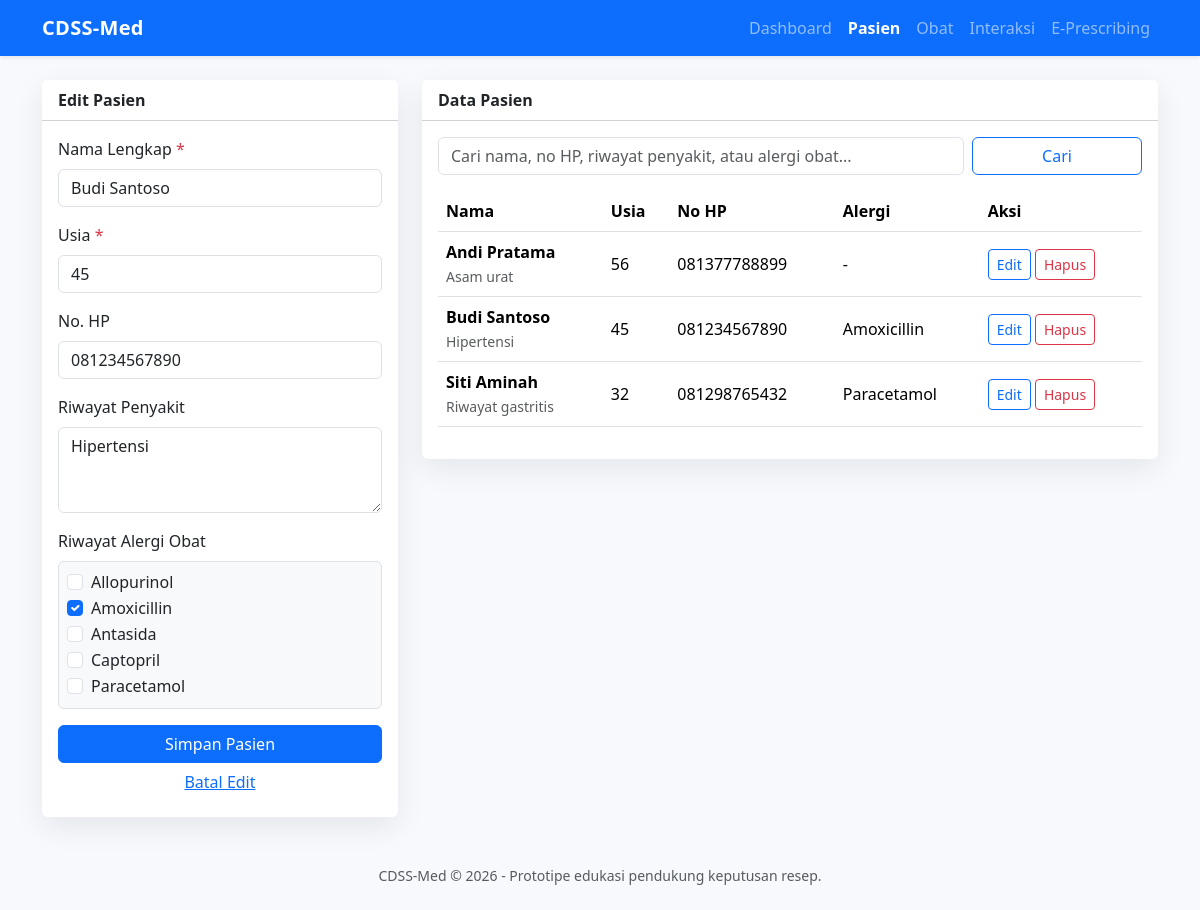
/pasien.php?edit=1, run on the app's committed database.
### tables this page shows
CREATE TABLE pasien (
    id INT AUTO_INCREMENT PRIMARY KEY,
    nama_lengkap VARCHAR(120) NOT NULL,
    usia INT NOT NULL,
    no_hp VARCHAR(25) NULL,
    riwayat_penyakit TEXT NULL,
    created_at TIMESTAMP DEFAULT CURRENT_TIMESTAMP
);

CREATE TABLE obat (
    id INT AUTO_INCREMENT PRIMARY KEY,
    nama_obat VARCHAR(120) NOT NULL UNIQUE,
    kategori VARCHAR(80) NULL,
    harga DECIMAL(12,2) NOT NULL DEFAULT 0,
    created_at TIMESTAMP DEFAULT CURRENT_TIMESTAMP
);

### koneksi.php (called while the page is built, shortened)
<?php
function e(?string $value): string
{
    return htmlspecialchars((string) $value, ENT_QUOTES, 'UTF-8');
}

### pasien.php (the view, shortened to what this page needs)
<?php
require_once 'koneksi.php';
$edit = null;
$selectedAlergi = array();
if (isset($_GET['edit'])) {
    $stmt = $pdo->prepare('SELECT * FROM pasien WHERE id = ?');
    $stmt->execute(array((int) $_GET['edit']));
    $edit = $stmt->fetch();
    if ($edit) {
        $stmt = $pdo->prepare('SELECT obat_id FROM alergi_pasien WHERE pasien_id = ?');
        $stmt->execute(array((int) $edit['id']));
        $selectedAlergi = array_map('intval', $stmt->fetchAll(PDO::FETCH_COLUMN));
    }
}
$q = isset($_GET['q']) ? trim($_GET['q']) : '';
$obatList = $pdo->query('SELECT * FROM obat ORDER BY nama_obat')->fetchAll();
$pasienSql = "SELECT p.*, GROUP_CONCAT(o.nama_obat ORDER BY o.nama_obat SEPARATOR ', ') AS daftar_alergi
     FROM pasien p
     LEFT JOIN alergi_pasien ap ON ap.pasien_id = p.id
     LEFT JOIN obat o ON o.id = ap.obat_id
     GROUP BY p.id";
$pasienParams = array();
$pasienSql .= ' ORDER BY p.nama_lengkap';
$stmtPasien = $pdo->prepare($pasienSql);
$stmtPasien->execute($pasienParams);
$pasienList = $stmtPasien->fetchAll();
require 'header.php';
?>
<div class="row g-4">
    <div class="col-lg-4">
        <div class="card">
            <div class="card-header bg-white fw-semibold"><?= $edit ? 'Edit Pasien' : 'Tambah Pasien'; ?></div>
            <div class="card-body">
                <form method="post">
                    <div class="mb-3">
                        <label class="form-label required">Nama Lengkap</label>
                        <input type="text" name="nama_lengkap" class="form-control" value="<?= e(isset($edit['nama_lengkap']) ? $edit['nama_lengkap'] : ''); ?>" required>
                    </div>
                    <div class="mb-3">
                        <label class="form-label required">Usia</label>
                        <input type="number" name="usia" class="form-control" min="1" value="<?= e(isset($edit['usia']) ? $edit['usia'] : ''); ?>" required>
                    </div>
                    <div class="mb-3">
                        <label class="form-label">No. HP</label>
                        <input type="text" name="no_hp" class="form-control" value="<?= e(isset($edit['no_hp']) ? $edit['no_hp'] : ''); ?>">
                    </div>
                    <div class="mb-3">
                        <label class="form-label">Riwayat Penyakit</label>
                        <textarea name="riwayat_penyakit" class="form-control" rows="3"><?= e(isset($edit['riwayat_penyakit']) ? $edit['riwayat_penyakit'] : ''); ?></textarea>
                    </div>
                    <div class="mb-3">
                        <label class="form-label">Riwayat Alergi Obat</label>
                        <div class="border rounded p-2 bg-light" style="max-height: 180px; overflow:auto;">
                            <?php foreach ($obatList as $obat): ?>
                                <div class="form-check">
                                    <input class="form-check-input" type="checkbox" name="alergi_obat[]" value="<?= e($obat['id']); ?>" id="alergi<?= e($obat['id']); ?>" <?= in_array((int) $obat['id'], $selectedAlergi, true) ? 'checked' : ''; ?>>
                                    <label class="form-check-label" for="alergi<?= e($obat['id']); ?>"><?= e($obat['nama_obat']); ?></label>
                                </div>
                            <?php endforeach; ?>
                        </div>
                    </div>
                    <button class="btn btn-primary w-100" type="submit">Simpan Pasien</button>
                    <?php if ($edit): ?><a class="btn btn-link w-100" href="pasien.php">Batal Edit</a><?php endif; ?>
                </form>
            </div>
        </div>
    </div>
    <div class="col-lg-8">
        <div class="card">
            <div class="card-header bg-white fw-semibold">Data Pasien</div>
            <div class="card-body">
                <form method="get" class="row g-2 mb-3">
                    <div class="col-md-9">
                        <input type="text" name="q" class="form-control" value="<?= e($q); ?>" placeholder="Cari nama, no HP, riwayat penyakit, atau alergi obat...">
                    </div>
                    <div class="col-md-3 d-flex gap-2">
                        <button class="btn btn-outline-primary flex-fill" type="submit">Cari</button>
                    </div>
                </form>
                <div class="table-responsive">
                <table class="table table-hover align-middle">
                    <thead><tr><th>Nama</th><th>Usia</th><th>No HP</th><th>Alergi</th><th>Aksi</th></tr></thead>
                    <tbody>
                    <?php foreach ($pasienList as $pasien): ?>
                        <tr>
                            <td><strong><?= e($pasien['nama_lengkap']); ?></strong><br><span class="small text-muted"><?= e($pasien['riwayat_penyakit']); ?></span></td>
                            <td><?= e($pasien['usia']); ?></td>
                            <td><?= e($pasien['no_hp']); ?></td>
                            <td><?= e($pasien['daftar_alergi'] ?: '-'); ?></td>
                            <td class="text-nowrap">
                                <a class="btn btn-sm btn-outline-primary" href="?edit=<?= e($pasien['id']); ?>">Edit</a>
                                <a class="btn btn-sm btn-outline-danger" href="?hapus=<?= e($pasien['id']); ?>" onclick="return confirm('Hapus pasien ini?')">Hapus</a>
                            </td>
                        </tr>
                    <?php endforeach; ?>
                    </tbody>
                </table>
                </div>
            </div>
        </div>
    </div>
</div>
<?php require 'footer.php'; ?>

### header.php (style rules this page uses)
body { background: #f7f9fc; }
.card { border: 0; box-shadow: 0 10px 30px rgba(15, 23, 42, .08); }
.required::after { content: ' *'; color: #dc3545; }

### data on the page
pasien: nama_lengkap "Budi Santoso", usia "45", no_hp "081234567890", riwayat_penyakit "Hipertensi", daftar_alergi "Amoxicillin"
obat: nama_obat "Allopurinol"
obat: id "☑", nama_obat "Amoxicillin"
obat: nama_obat "Antasida"
obat: nama_obat "Captopril"
obat: nama_obat "Paracetamol"
pasien: nama_lengkap "Andi Pratama", riwayat_penyakit "Asam urat", usia "56", no_hp "081377788899", daftar_alergi "-"
pasien: nama_lengkap "Siti Aminah", riwayat_penyakit "Riwayat gastritis", usia "32", no_hp "081298765432", daftar_alergi "Paracetamol"

### other printed values
$label "Dashboard"
$label "Pasien"
$label "Obat"
$label "Interaksi"
$label "E-Prescribing"
